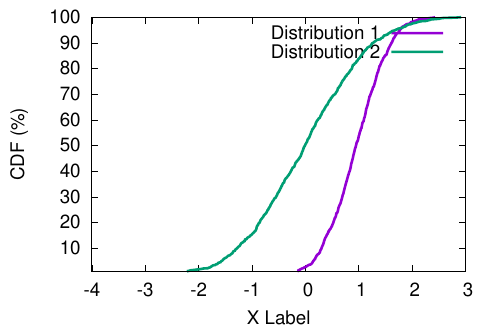

Write gnuplot code to recreate this figure.
### Environment

outputfile="cdf"
N=2
array datafiles[N] = ["normal.txt", "normal2.txt"]
array titles[N] = ["Distribution 1", "Distribution 2"]

### Output

set terminal postscript eps color "Arial" 28
set size 1,1
set key font "Arial,24"
set key left top
set output sprintf("%s.eps", outputfile)

### Labels

set ylabel "CDF (%)"
set yrange [1:100]
set xlabel "X Label"

### Main routine

array line_counts[N]
do for [i = 1:N] { line_counts[i] = system(sprintf("cat %s | wc -l", datafiles[i])) }
plot for [i = 1:N] datafiles[i] u 1:(100.0/line_counts[i]) smooth cumulative w lp pt 7 ps 0 lw 5 title titles[i]

### Output variants

set output sprintf("| ps2pdf -dEPSCrop %s.eps %s.pdf", outputfile, outputfile)
replot

set size 1,0.75
set output sprintf("%s_w.eps", outputfile)
replot
